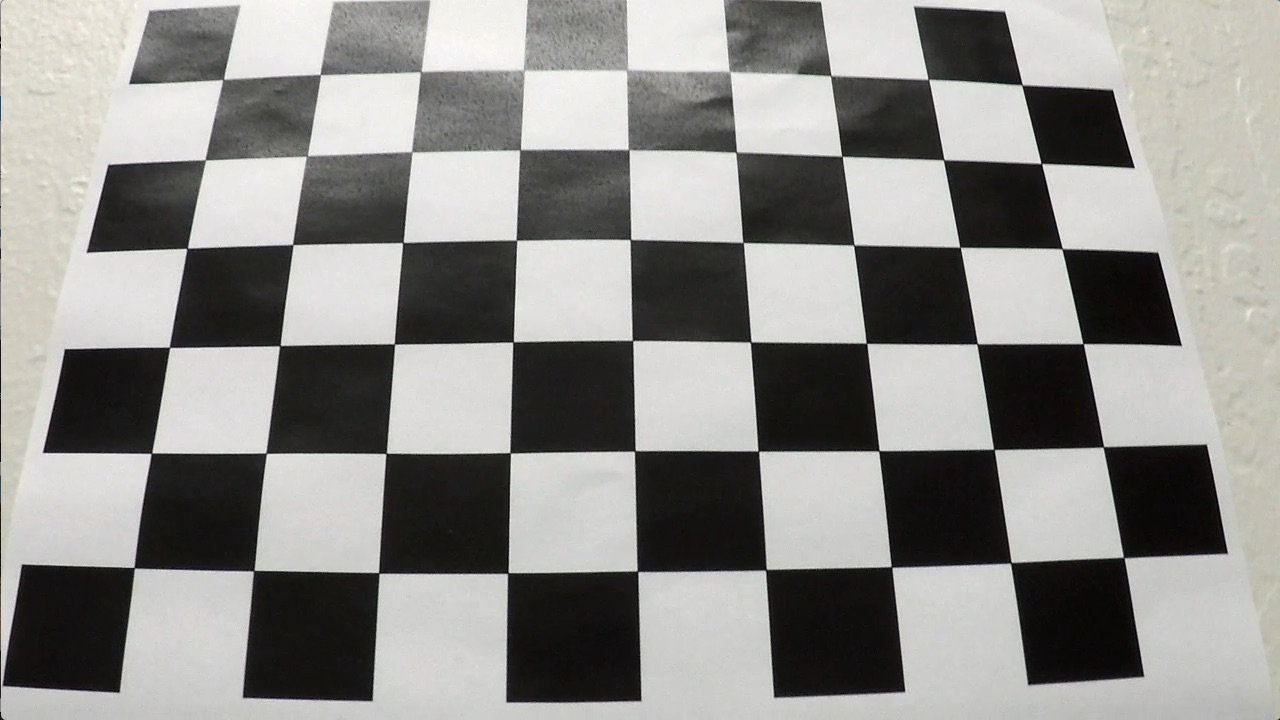
#> input picture camera_cal/calibration3.jpg, 1280 x 720 px
$ python CamUndistort.py
#> lines starting #> are read from the running program, lines starting #| are printed output that depends on the picture; after the words box and inside, x2 and y2 are one past the last pixel; in counts of white or black regions, pixels touching at a corner belong together
import pickle
import cv2
import numpy as np
import matplotlib.pyplot as plt
import matplotlib.image as mpimg

# Read in the saved camera matrix and distortion coefficients
# These are the arrays you calculated using cv2.calibrateCamera()
dist_pickle = pickle.load( open( "cam_calib.p", "rb" ) )
#> (reads cam_calib.p from the repository)
mtx = dist_pickle["mtx"]
dist = dist_pickle["dist"]

# Read in an image
img = cv2.imread('camera_cal/calibration3.jpg')
#> img is the input picture: shape (720, 1280, 3); mean B, G, R 138.1, 141, 141.8

nx = 9 # the number of inside corners in x
ny = 6 # the number of inside corners in y

# MODIFY THIS FUNCTION TO GENERATE OUTPUT
# THAT LOOKS LIKE THE IMAGE ABOVE

def corners_unwarp(img, nx, ny, mtx, dist):
    # Pass in your image into this function
    # Write code to do the following steps
    # 1) Undistort using mtx and dist
#> called with nx = 9, ny = 6, mtx = array of shape (3, 3), dist = array of shape (1, 5)
    undist = cv2.undistort(img, mtx, dist, None, mtx)
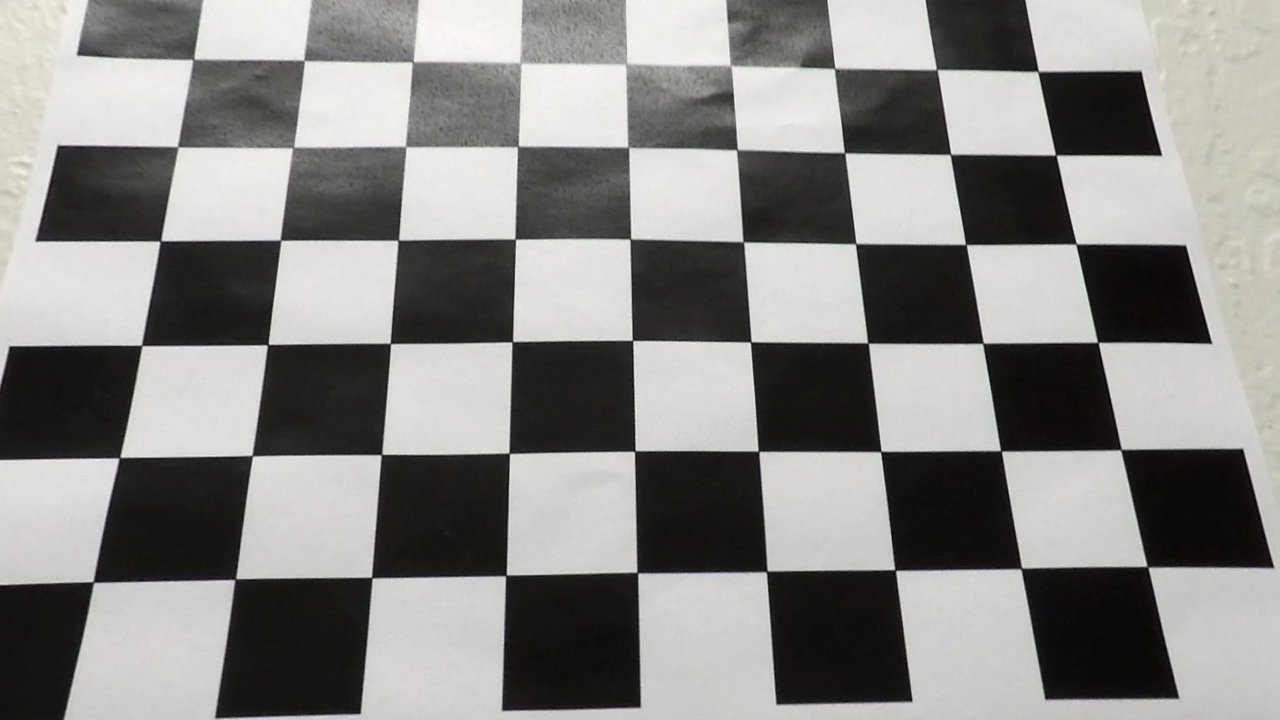
#> undist: shape (720, 1280, 3); mean B, G, R 132.5, 134.7, 135.5

    # 2) Convert to grayscale
    gray = cv2.cvtColor(img, cv2.COLOR_BGR2GRAY)

    # 3) Find the chessboard corners
    ret, corners = cv2.findChessboardCorners(gray, (nx, ny), None)
#> ret = True; corners = 54 rows, first 8: [224.4, 78.44], [319.5, 74.21], [421.5, 70.78], [524.5, 70.76], [625.8, 70.84], [729.5, 71.51], [830.6, 75.96], [927.9, 78.63]

    # 4) If corners found:
    if ret == True:
            # a) draw corners
            cv2.drawChessboardCorners(img, (nx, ny), corners, ret)
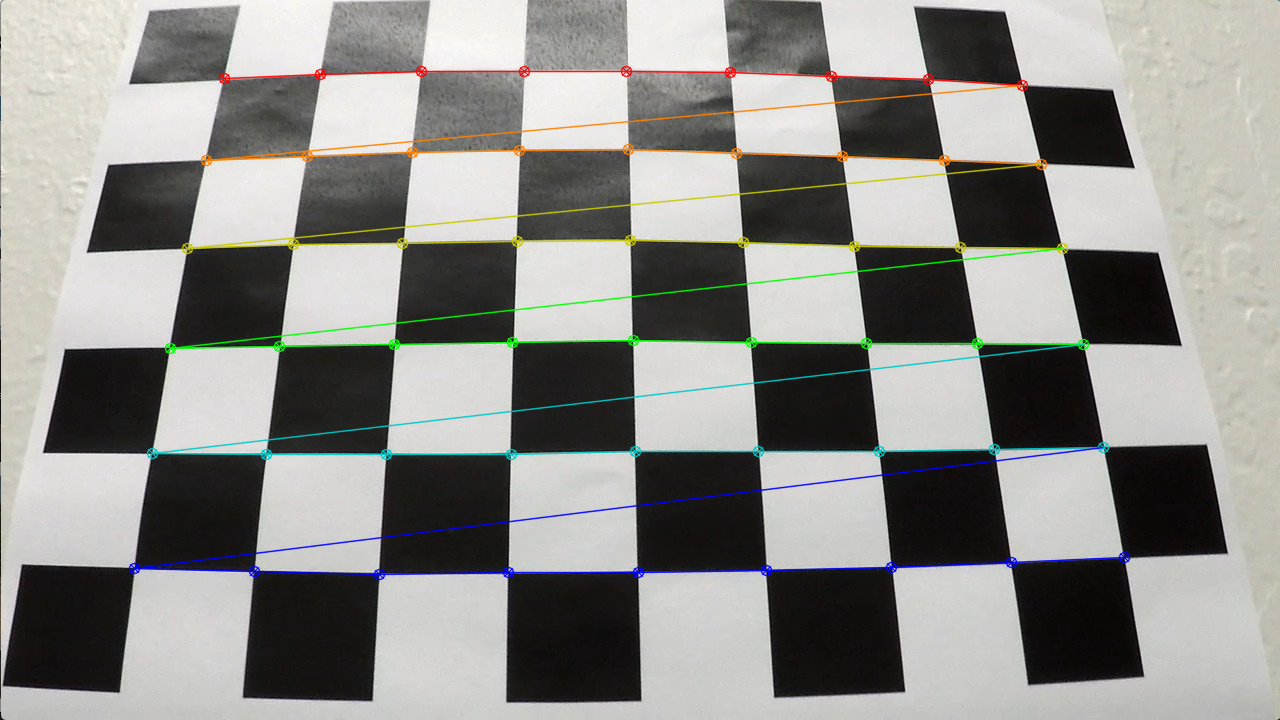
#> img: shape (720, 1280, 3); 3.66% of pixels changed, all inside (x1, y1, x2, y2) = (128, 65, 1131, 581)

            # b) define 4 source points src = np.float32([[,],[,],[,],[,]])
                 #Note: you could pick any four of the detected corners
                 # as long as those four corners define a rectangle
                 #One especially smart way to do this would be to use four well-chosen
                 # corners that were automatically detected during the undistortion steps
                 #We recommend using the automatic detection of corners in your code


            #src = np.float32([[, ], [, ], [, ], [, ]])
            src = np.float32([corners[0,:], corners[nx - 1,:],
                              corners[nx * ny - nx,:], corners[nx * ny - 1,:]])
#> src = [[224.4, 78.44], [1022, 84.68], [134.4, 567.6], [1123.5, 557.5]]

            # c) define 4 destination points dst = np.float32([[,],[,],[,],[,]])
            # bs = 150
            #dst = np.float32([[bs/2, bs/2], [(nx-0.5)*bs, bs/2],
            #                  [bs/2, (ny-0.5)*bs], [(nx-0.5)*bs, (ny-0.5)*bs]])

            offset=100
            img_size = (gray.shape[1], gray.shape[0])
#> img_size = (1280, 720)
            dst = np.float32([[offset, offset], [img_size[0] - offset, offset],
                              [offset, img_size[1] - offset],
                              [img_size[0] - offset, img_size[1] - offset]])
            # d) use cv2.getPerspectiveTransform() to get M, the transform matrix

            M = cv2.getPerspectiveTransform(src, dst)
#> M = [[1.35, 0.3, -222.9], [-0.0149, 1.41, -4.4], [-4.22e-05, 0.000508, 1]]

            # e) use cv2.warpPerspective() to warp your image to a top-down view

            warped = cv2.warpPerspective(undist, M, img_size, flags=cv2.INTER_LINEAR)
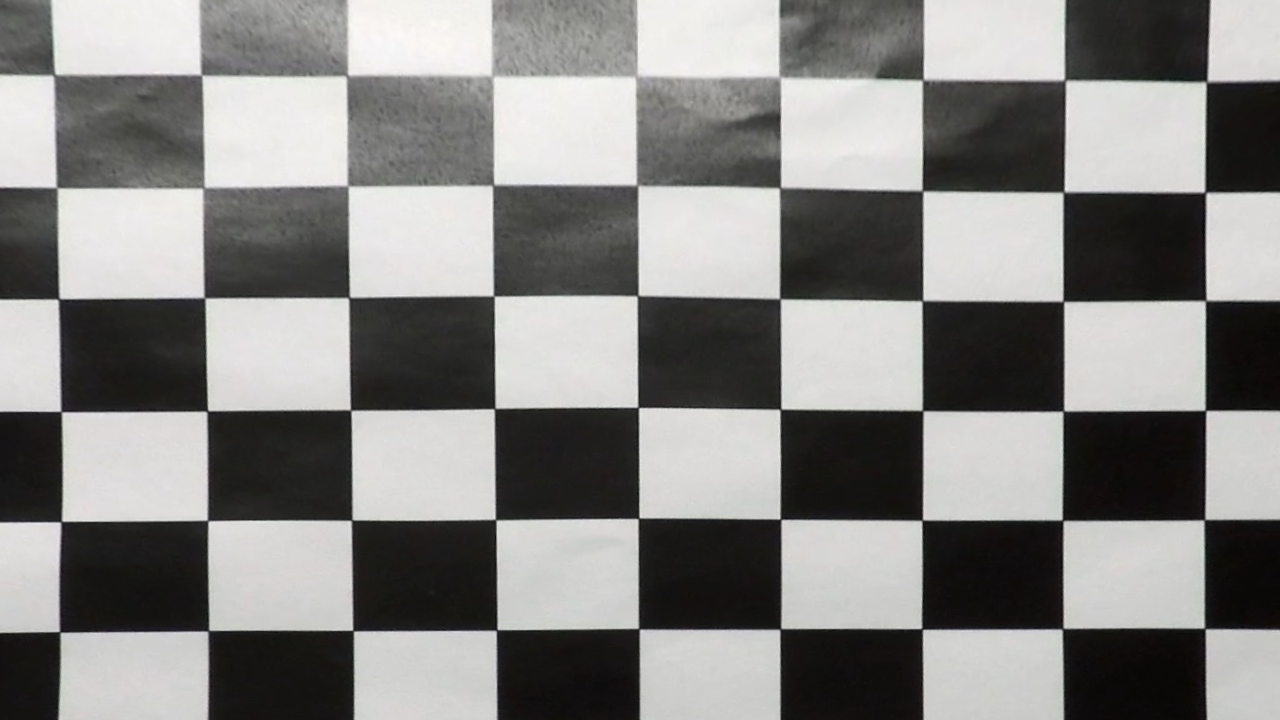
#> warped: shape (720, 1280, 3); mean B, G, R 131.1, 133, 133.6
    else:
        warped = None
        M = None
        print('Error: corners not found.')

    return warped, M

top_down, perspective_M = corners_unwarp(img, nx, ny, mtx, dist)
#> perspective_M has the same summary as M in corners_unwarp
if not(top_down is None):
    f, (ax1, ax2) = plt.subplots(1, 2, figsize=(24, 9))
    f.tight_layout()
    ax1.imshow(img)
    ax1.set_title('Original Image', fontsize=50)
    ax2.imshow(top_down)
    ax2.set_title('Undistorted and Warped Image', fontsize=50)
    plt.subplots_adjust(left=0., right=1, top=0.9, bottom=0.)
    plt.show()
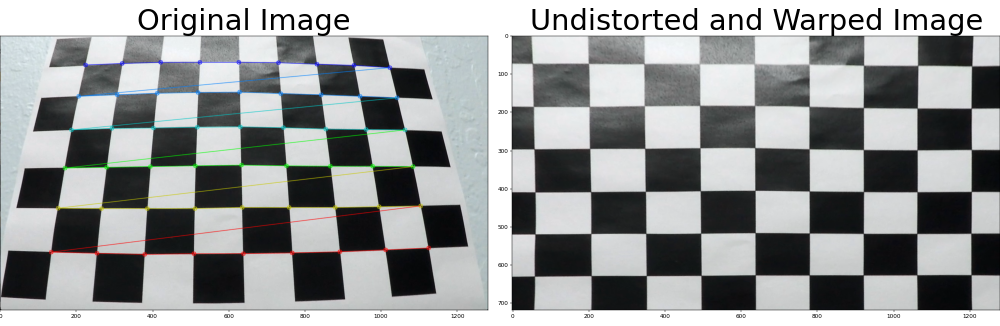
#> figure drawn by matplotlib, 2 panels; B, G, R data is drawn as R, G, B
else:
    print('Unable to distort.')
